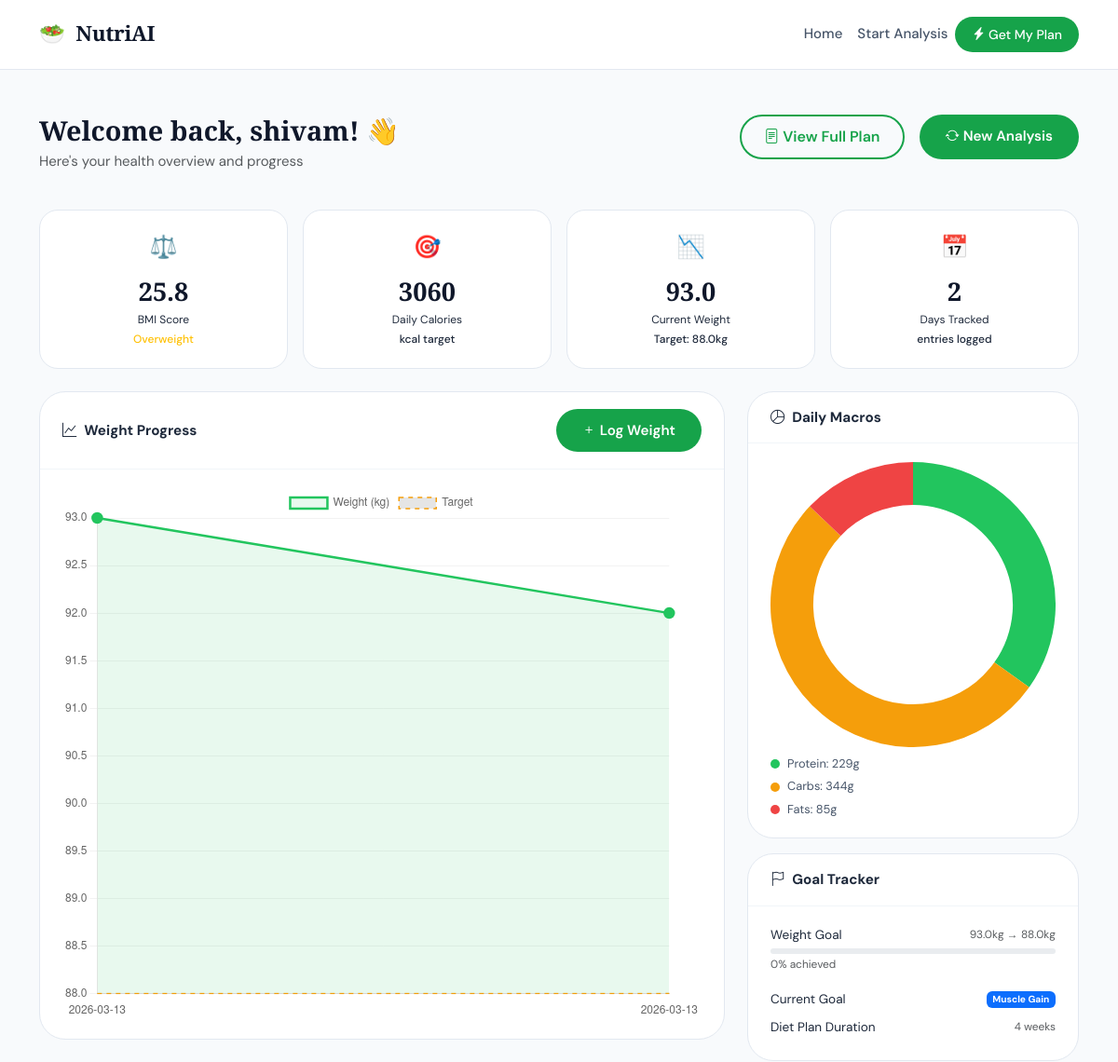
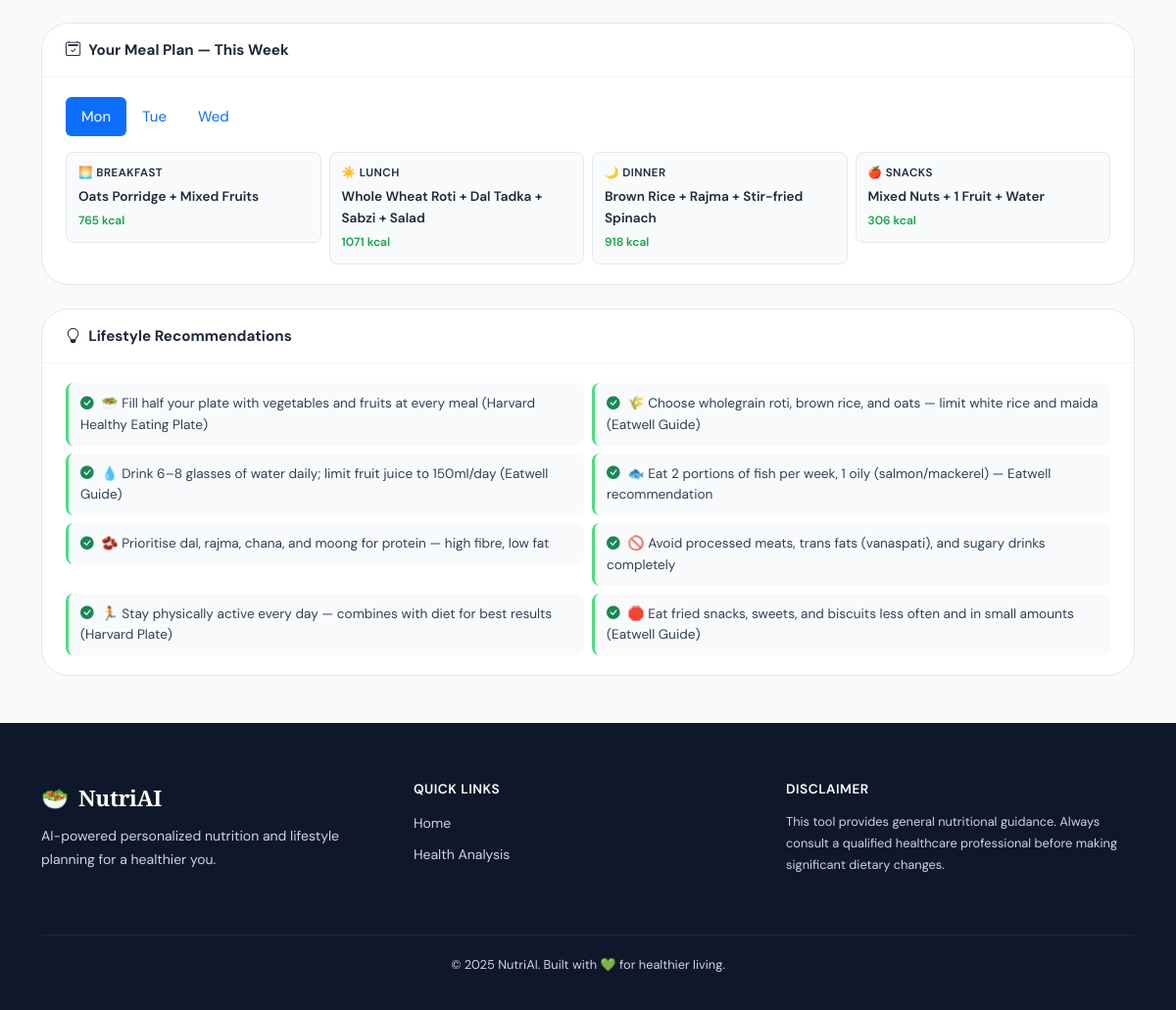
/dashboard/2, run on the app's committed database (2 pictures, top to bottom).
### tables this page shows
CREATE TABLE users (
            id INTEGER PRIMARY KEY AUTOINCREMENT,
            session_id TEXT UNIQUE NOT NULL,
            name TEXT NOT NULL,
            email TEXT,
            age INTEGER NOT NULL,
            gender TEXT NOT NULL,
            height REAL NOT NULL,
            weight REAL NOT NULL,
            country TEXT,
            goal TEXT NOT NULL,
            target_weight REAL,
            diet_type TEXT NOT NULL,
            food_allergies TEXT,
            budget_preference TEXT,
            activity_level TEXT NOT NULL,
            exercise_type TEXT,
            daily_steps TEXT,
            sleep_hours REAL,
            sleep_quality TEXT,
            night_wakeups INTEGER DEFAULT 0,
            daytime_fatigue TEXT,
            stress_level TEXT,
            stress_sources TEXT,
            work_hours INTEGER,
            work_type TEXT,
            breakfast_time TEXT,
            lunch_time TEXT,
            dinner_time TEXT,
            late_night_eating TEXT,
            water_intake TEXT,
            breakfast_foods TEXT,
            lunch_foods TEXT,
            dinner_foods TEXT,
            snacks TEXT,
            beverages TEXT,
            meals_per_day INTEGER,
            outside_food_frequency TEXT,
            junk_food_frequency TEXT,
            created_at TEXT DEFAULT CURRENT_TIMESTAMP
        );

CREATE TABLE diet_plans (
            id INTEGER PRIMARY KEY AUTOINCREMENT,
            user_id INTEGER NOT NULL,
            bmi REAL,
            bmi_category TEXT,
            bmr REAL,
            tdee REAL,
            daily_calories REAL,
            protein REAL,
            carbs REAL,
            fats REAL,
            meal_plan TEXT,
            lifestyle_tips TEXT,
            duration_weeks INTEGER DEFAULT 4,
            created_at TEXT DEFAULT CURRENT_TIMESTAMP,
            FOREIGN KEY (user_id) REFERENCES users(id)
        );

CREATE TABLE progress (
            id INTEGER PRIMARY KEY AUTOINCREMENT,
            user_id INTEGER NOT NULL,
            weight REAL NOT NULL,
            date TEXT NOT NULL,
            notes TEXT,
            created_at TEXT DEFAULT CURRENT_TIMESTAMP,
            FOREIGN KEY (user_id) REFERENCES users(id)
        );

### app.py (the view)
@app.route('/dashboard/<int:user_id>')
def dashboard(user_id):
    user = get_user_by_id(user_id)
    plan = get_diet_plan_by_user(user_id)
    progress_data = get_progress_by_user(user_id)
    if not user:
        return redirect(url_for('index'))
    chart_labels  = [p['date']   for p in progress_data]
    chart_weights = [p['weight'] for p in progress_data]
    current_weight = get_latest_weight(user_id) or user['weight']
    week_plan, lifestyle_tips = {}, []
    if plan:
        week_plan      = json.loads(plan.get('meal_plan', '{}'))
        lifestyle_tips = json.loads(plan.get('lifestyle_tips', '[]'))
    return render_template('dashboard.html',
        user=user, plan=plan, week_plan=week_plan,
        lifestyle_tips=lifestyle_tips, progress_data=progress_data,
        chart_labels=json.dumps(chart_labels), chart_weights=json.dumps(chart_weights),
        current_weight=current_weight, days=list(week_plan.keys())[:3] if week_plan else [])

### templates/dashboard.html (shortened to what this page needs)
{% extends "base.html" %}
{% block content %}
<div class="dashboard-page">
    <div class="container py-5">
        <div class="dashboard-header mb-4">
            <div>
                <h2 class="dashboard-greeting">Welcome back, {{ user.name.split()[0] }}! 👋</h2>
                <p class="text-muted">Here's your health overview and progress</p>
            </div>
            <div class="dashboard-header-actions">
                <a href="{{ url_for('results', user_id=user.id, plan_id=plan.id if plan else 0) }}" class="btn btn-outline-primary-custom">
                    <i class="bi bi-file-text me-1"></i>View Full Plan
                </a>
                <a href="{{ url_for('questionnaire') }}" class="btn btn-primary-custom ms-2">
                    <i class="bi bi-arrow-repeat me-1"></i>New Analysis
                </a>
            </div>
        </div>
        <div class="row g-3 mb-4">
            <div class="col-6 col-lg-3">
                <div class="dash-stat-card">
                    <div class="dash-stat-icon">⚖️</div>
                    <div class="dash-stat-value">{{ plan.bmi if plan else '—' }}</div>
                    <div class="dash-stat-label">BMI Score</div>
                    <div class="dash-stat-sub text-{{ 'success' if plan and plan.bmi_category == 'Normal' else 'warning' }}">
                        {{ plan.bmi_category if plan else '—' }}
                    </div>
                </div>
            </div>
            <div class="col-6 col-lg-3">
                <div class="dash-stat-card">
                    <div class="dash-stat-icon">🎯</div>
                    <div class="dash-stat-value">{{ plan.daily_calories|int if plan else '—' }}</div>
                    <div class="dash-stat-label">Daily Calories</div>
                    <div class="dash-stat-sub">kcal target</div>
                </div>
            </div>
            <div class="col-6 col-lg-3">
                <div class="dash-stat-card">
                    <div class="dash-stat-icon">📉</div>
                    <div class="dash-stat-value">{{ current_weight }}</div>
                    <div class="dash-stat-label">Current Weight</div>
                    <div class="dash-stat-sub">
                        {% if user.target_weight %}
                            Target: {{ user.target_weight }}kg
                        {% else %}
                            kg
                        {% endif %}
                    </div>
                </div>
            </div>
            <div class="col-6 col-lg-3">
                <div class="dash-stat-card">
                    <div class="dash-stat-icon">📅</div>
                    <div class="dash-stat-value">{{ progress_data|length }}</div>
                    <div class="dash-stat-label">Days Tracked</div>
                    <div class="dash-stat-sub">entries logged</div>
                </div>
            </div>
        </div>
        <div class="row g-4">
            <div class="col-lg-8">
                <div class="dash-card">
                    <div class="dash-card-header">
                        <h5><i class="bi bi-graph-up me-2"></i>Weight Progress</h5>
                        <button class="btn btn-sm btn-primary-custom" data-bs-toggle="modal" data-bs-target="#addWeightModal">
                            <i class="bi bi-plus me-1"></i>Log Weight
                        </button>
                    </div>
                    <div class="dash-card-body">
                        {% if progress_data|length > 0 %}
                        <canvas id="progressChart" height="250"></canvas>
                        {% endif %}
                    </div>
                </div>
            </div>
            <div class="col-lg-4">
                {% if plan %}
                <div class="dash-card mb-3">
                    <div class="dash-card-header">
                        <h5><i class="bi bi-pie-chart me-2"></i>Daily Macros</h5>
                    </div>
                    <div class="dash-card-body">
                        <canvas id="macroMiniChart" height="160"></canvas>
                        <div class="macro-legend mt-2">
                            <div class="macro-leg-item">
                                <span class="macro-leg-dot protein-dot"></span>
                                <span>Protein: {{ plan.protein|int }}g</span>
                            </div>
                            <div class="macro-leg-item">
                                <span class="macro-leg-dot carb-dot"></span>
                                <span>Carbs: {{ plan.carbs|int }}g</span>
                            </div>
                            <div class="macro-leg-item">
                                <span class="macro-leg-dot fat-dot"></span>
                                <span>Fats: {{ plan.fats|int }}g</span>
                            </div>
                        </div>
                    </div>
                </div>
                {% endif %}
                <div class="dash-card">
                    <div class="dash-card-header">
                        <h5><i class="bi bi-flag me-2"></i>Goal Tracker</h5>
                    </div>
                    <div class="dash-card-body">
                        <div class="goal-tracker-item">
                            <div class="goal-tracker-label">
                                <span>Weight Goal</span>
                                <span class="text-muted small">
                                    {% if user.target_weight %}
                                        {{ current_weight }}kg → {{ user.target_weight }}kg
                                    {% else %}
                                        No target set
                                    {% endif %}
                                </span>
                            </div>
                            {% if user.target_weight %}
                            {% set progress_pct = [100, ((user.weight - current_weight) / (user.weight - user.target_weight) * 100)|round|int]|min if user.weight != user.target_weight else 100 %}
                            <div class="progress goal-progress mt-1">
                            </div>
                            <small class="text-muted">{{ [0, progress_pct]|max }}% achieved</small>
                            {% endif %}
                        </div>
                        <div class="goal-tracker-item mt-3">
                            <div class="goal-tracker-label">
                                <span>Current Goal</span>
                                <span class="badge bg-primary">{{ user.goal.replace('_',' ').title() }}</span>
                            </div>
                        </div>
                        <div class="goal-tracker-item mt-2">
                            <div class="goal-tracker-label">
                                <span>Diet Plan Duration</span>
                                <span class="text-muted small">{{ plan.duration_weeks if plan else 4 }} weeks</span>
                            </div>
                        </div>
                    </div>
                </div>
            </div>
        </div>
        {% if days %}
        <div class="dash-card mt-4">
            <div class="dash-card-header">
                <h5><i class="bi bi-calendar2-check me-2"></i>Your Meal Plan — This Week</h5>
            </div>
            <div class="dash-card-body">
                <ul class="nav nav-pills mb-3" id="dashDayTabs">
                    {% for day in days %}
                    <li class="nav-item">
                        <button class="nav-link {% if loop.first %}active{% endif %}"
                                data-bs-toggle="pill"
                                data-bs-target="#dash-day-{{ day }}">{{ day[:3] }}</button>
                    </li>
                    {% endfor %}
                </ul>
                <div class="tab-content">
                    {% for day in days %}
                    {% if week_plan[day] %}
                    <div class="tab-pane fade {% if loop.first %}show active{% endif %}" id="dash-day-{{ day }}">
                        <div class="row g-2">
                            {% for meal_key, icon, label in [('breakfast','🌅','Breakfast'),('lunch','☀️','Lunch'),('dinner','🌙','Dinner'),('snacks','🍎','Snacks')] %}
                            {% if week_plan[day][meal_key] %}
                            {% set meal = week_plan[day][meal_key] %}
                            <div class="col-6 col-md-3">
                                <div class="dash-meal-card">
                                    <div class="dash-meal-header">{{ icon }} {{ label }}</div>
                                    <div class="dash-meal-name">{{ meal.get('meal','—') }}</div>
                                    <div class="dash-meal-cal">{{ meal.get('calories', 0) }} kcal</div>
                                </div>
                            </div>
                            {% endif %}
                            {% endfor %}
                        </div>
                    </div>
                    {% endif %}
                    {% endfor %}
                </div>
            </div>
        </div>
        {% endif %}
        {% if lifestyle_tips %}
        <div class="dash-card mt-4">
            <div class="dash-card-header">
                <h5><i class="bi bi-lightbulb me-2"></i>Lifestyle Recommendations</h5>
            </div>
            <div class="dash-card-body">
                <div class="row g-2">
                    {% for tip in lifestyle_tips %}
                    <div class="col-md-6">
                        <div class="dash-tip-item">
                            <i class="bi bi-check-circle-fill text-success me-2"></i>{{ tip }}
                        </div>
                    </div>
                    {% endfor %}
                </div>
            </div>
        </div>
        {% endif %}
    </div>
</div>
{% endblock %}
{% block scripts %}
<script>
// Weight Progress Chart
{% if progress_data|length > 0 %}
const labels = {{ chart_labels|safe }};
const weights = {{ chart_weights|safe }};
new Chart(document.getElementById('progressChart'), {
    type: 'line',
    data: {
        labels: labels,
        datasets: [{
            label: 'Weight (kg)',
            data: weights,
            borderColor: '#22c55e',
            backgroundColor: 'rgba(34, 197, 94, 0.1)',
            borderWidth: 2.5,
            pointBackgroundColor: '#22c55e',
            pointRadius: 5,
            fill: true,
            tension: 0.4
        }{% if user.target_weight %},{
            label: 'Target',
            data: labels.map(() => {{ user.target_weight }}),
            borderColor: '#f59e0b',
            borderWidth: 1.5,
            borderDash: [5, 5],
            pointRadius: 0,
            fill: false
        }{% endif %}]
    },
    options: {
        responsive: true,
        plugins: {
            legend: { display: true },
            tooltip: { mode: 'index', intersect: false }
        },
        scales: {
            y: {
                beginAtZero: false,
                grid: { color: 'rgba(0,0,0,0.05)' }
            },
            x: { grid: { display: false } }
        }
    }
});
{% endif %}
// Macro Chart
{% if plan %}
new Chart(document.getElementById('macroMiniChart'), {
    type: 'doughnut',
    data: {
        labels: ['Protein', 'Carbs', 'Fats'],
        datasets: [{
            data: [{{ plan.protein }}, {{ plan.carbs }}, {{ plan.fats }}],
            backgroundColor: ['#22c55e', '#f59e0b', '#ef4444'],
            borderWidth: 0
        }]
    },
    options: {
        responsive: true,
        cutout: '70%',
        plugins: { legend: { display: false } }
    }
});
{% endif %}
// Log Weight
function logWeight(userId) {
    const weight = parseFloat(document.getElementById('newWeight').value);
    const notes = document.getElementById('weightNotes').value;
    if (!weight || weight < 20 || weight > 500) {
        alert('Please enter a valid weight between 20–500 kg');
        return;
    }
    fetch('/api/progress/add', {
        method: 'POST',
        headers: { 'Content-Type': 'application/json' },
        body: JSON.stringify({ user_id: userId, weight, notes })
    })
    .then(r => r.json())
    .then(data => {
        if (data.success) {
            bootstrap.Modal.getInstance(document.getElementById('addWeightModal')).hide();
            setTimeout(() => location.reload(), 300);
        } else {
            alert(data.error || 'Error saving weight');
        }
    })
    .catch(err => alert('Network error: ' + err));
}
</script>
{% endblock %}

### data on the page
users: name "shivam", target_weight "88.0", goal.replace "Muscle Gain"
diet_plans: bmi "25.8", bmi_category "Overweight", daily_calories "3060", protein "229", carbs "344", fats "85", duration_weeks "4"
progress: weight "93.0"

### other printed values
{{ progress_data|length }} "2"
{{ [0, progress_pct]|max }} "0"
{{ day[:3] }} "Mon" "Tue" "Wed"
{{ icon }} "🌅" "☀️" "🌙" "🍎"
{{ label }} "BREAKFAST" "LUNCH" "DINNER" "SNACKS"
{{ meal.get('meal','—') }} "Oats Porridge + Mixed Fruits" "Whole Wheat Roti + Dal Tadka + Sabzi + Salad" "Brown Rice + Rajma + Stir-fried Spinach" "Mixed Nuts + 1 Fruit + Water"
{{ meal.get('calories', 0) }} "765" "1071" "918" "306"
{{ tip }} "🥗 Fill half your plate with vegetables and fruits at every meal (Harvard Healthy Eating Plate)" "🌾 Choose wholegrain roti, brown rice, and oats — limit white rice and maida (Eatwell Guide)" "💧 Drink 6–8 glasses of water daily; limit fruit juice to 150ml/day (Eatwell Guide)" "🐟 Eat 2 portions of fish per week, 1 oily (salmon/mackerel) — Eatwell recommendation" "🫘 Prioritise dal, rajma, chana, and moong for protein — high fibre, low fat" "🚫 Avoid processed meats, trans fats (vanaspati), and sugary drinks completely" "🏃 Stay physically active every day — combines with diet for best results (Harvard Plate)" "🛑 Eat fried snacks, sweets, and biscuits less often and in small amounts (Eatwell Guide)"
chart data {{ chart_labels|safe }} ["2026-03-13", "2026-03-13"]
chart data {{ chart_weights|safe }} [93.0, 92.0]
chart data {{ user.target_weight }} 88.0
chart data {{ plan.protein }} 229.5
